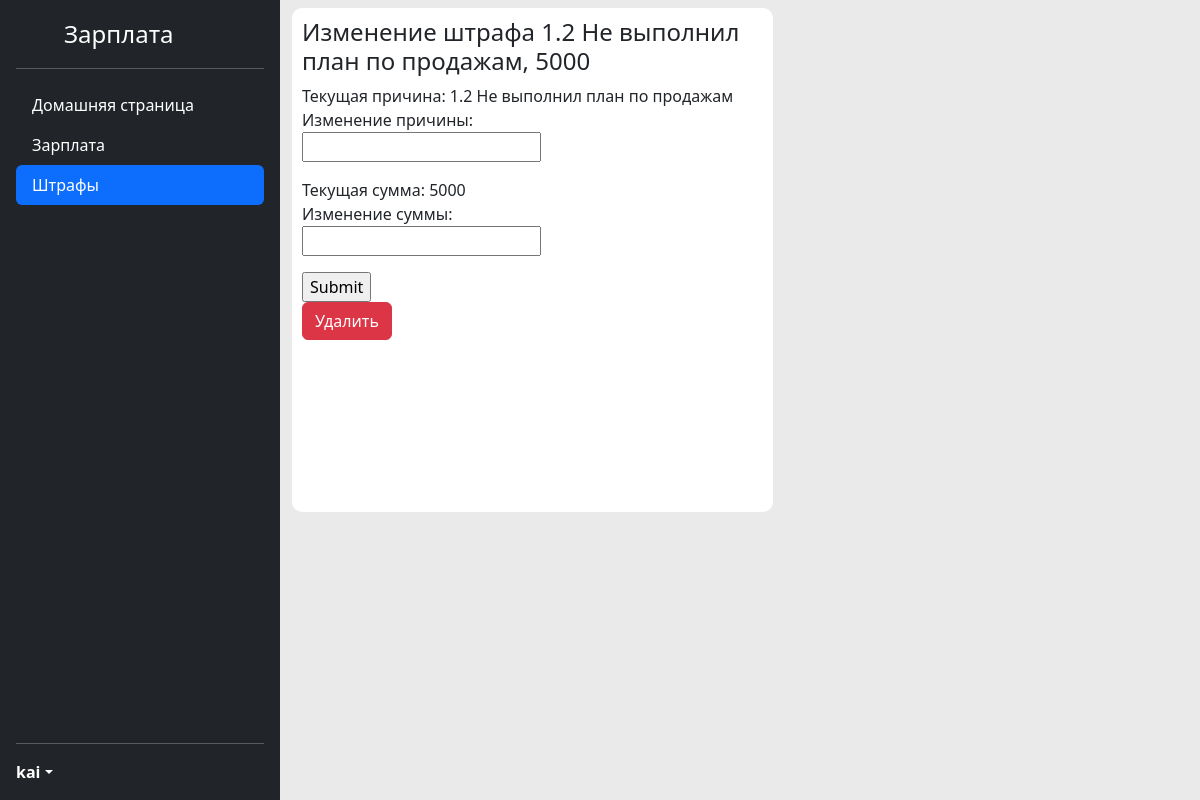
The app's page /salary/sanction/2/ (signed in) with its own data.
### main/models.py (models this page shows)
class Sanction(models.Model): # Сетка штрафов а именно какие штрафы есть и какая за них ответственность
    reason = models.CharField(max_length = 200)
    summ = models.IntegerField()
    def __str__(self):
        return f"{self.reason}, {self.summ}"

### main/views.py (the view)
# urls.py: path('sanction/<int:id>/', views.cahnge_sanction),
@login_required
@permission_required('main.change_sanction')
def cahnge_sanction(request, id):
    try:
          sanction = Sanction.objects.get(id=id)
          if request.method == "POST":
               if request.POST.get("reason") != "": sanction.reason = request.POST.get("reason")
               if request.POST.get("summ") != "":sanction.summ = request.POST.get("summ")
               sanction.save()
               return HttpResponseRedirect("/salary/sanction")
          return render(request, "edit_sanction.html", context={"sanction":sanction})
    except Sanction.DoesNotExist:
         return  HttpResponseRedirect("/salary/sanction")

### main/templates/edit_sanction.html (shortened to what this page needs)
{% extends 'content_base.html' %}
{% block link_3 %}active{% endblock link_3 %}
{% block content %}
{% if perms.main.change_sanctions %}
<div class="block_2-60">
    <h4>Изменение штрафа {{ sanction }}</h4>
    <form method="post">
            <p>
                <label>Текущая причина: {{sanction.reason}}</label><br>
                <label>Изменение причины:</label><br>
                <input type="text" name="reason"/>
            </p>
            <p>
                <label>Текущая сумма: {{ sanction.summ }}</label><br>
                <label>Изменение суммы:</label><br>
                <input type="number" name="summ"/>
            </p>
        <input type="submit" value="Submit">
    </form>
    <a href="delete" class="btn btn-danger">Удалить</a>
</div>
{% endif %}
{% endblock content %}

### main/templates/content_base.html (shortened to what this page needs)
<!DOCTYPE html>
<html lang="ru">
  <head>
    {% load django_bootstrap5 %}
    {% bootstrap_css %}
  <head>
<body>
  <main class="d-flex flex-nowrap">
    <div class="d-flex flex-column flex-shrink-0 p-3 text-bg-dark b-indent-vr sticky" style="width: 280px;">
      <a href="#" class="d-flex align-items-center mb-3 mb-md-0 me-md-auto text-white text-decoration-none">
        <svg class="bi pe-none me-2" width="40" height="32"><use xlink:href="#bootstrap"></use></svg>
        <span class="fs-4">Зарплата</span>
      </a>
      <hr>
      <ul class="nav nav-pills flex-column mb-auto">
        <li class="nav-item">
          <a href="/salary" class="nav-link {% block link_1 %}text-white{% endblock link_1 %}" aria-current="page">
            Домашняя страница
          </a>
        </li>
        {% if perms.main.change_salary %}
        <li>
          <a href="/salary" class="nav-link {% block link_2 %}text-white{% endblock link_2 %}" aria-current="page">
            Зарплата
          </a>
        </li>
        {% endif %}
        {% if perms.main.change_sanction %}
        <li>
          <a href="/salary/sanction/" class="nav-link {% block link_3 %}text-white{% endblock link_3 %}" aria-current="page">
            Штрафы
          </a>
        </li>
        {% endif %}
      </ul>
      <hr>
      <div class="dropdown">
        <a href="#" class="d-flex align-items-center text-white text-decoration-none dropdown-toggle" data-bs-toggle="dropdown" aria-expanded="false">
          <strong>{{ user.username }}</strong>
        </a>
      </div>
    </div>
    <div class="">
      {% block content %}
      {% endblock content %}
    </div>
  </main>
</body>
</html>

### records on screen
Sanction: reason+summ "1.2 Не выполнил план по продажам, 5000", reason "1.2 Не выполнил план по продажам", summ "5000"

### other values on screen
{{ user.username }} "kai"
